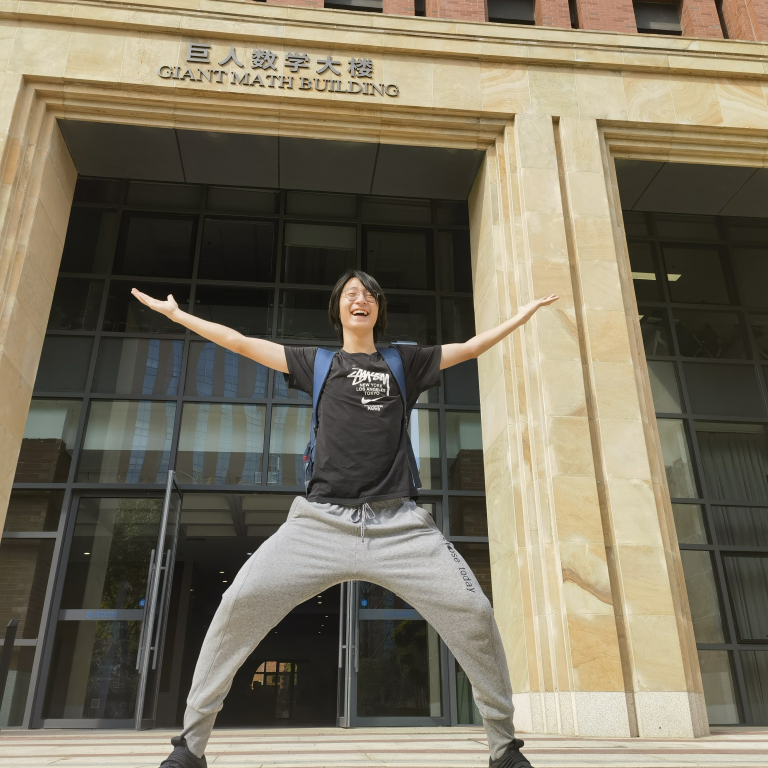
#> input picture npy/zsr_origin.png, 3072 x 3072 px (shown at 1/4 size)
$ python lifanhong.py
#> lines starting #> are read from the running program, lines starting #| are printed output that depends on the picture
import numpy as np
from PIL import Image

# 读取图片
img = Image.open('npy/zsr_origin.png')
#> img is the input picture: PIL image 3072x3072 RGB; mean R, G, B 122.2, 114.7, 95.8

# 转换为 512x512
img_resized = img.resize((512, 512), Image.LANCZOS)
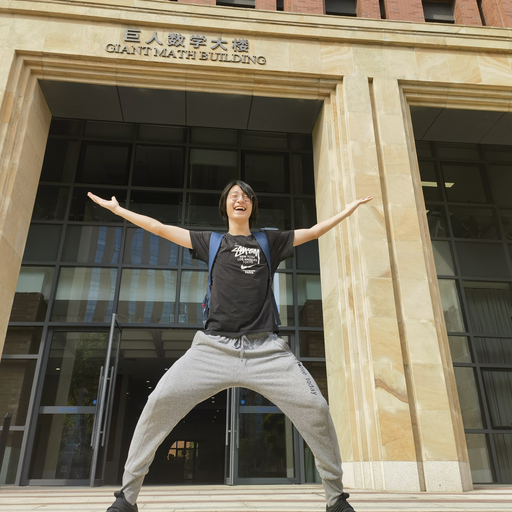
#> img_resized: PIL image 512x512 RGB; mean R, G, B 122.2, 114.7, 95.8

# 保存结果
img_resized.save('npy/zsr_512.png')

# # 如需转换为 numpy 数组
# img_array = np.array(img_resized)

# # 创建 512x512 的白色图像（255）
# mask = np.ones((512, 512), dtype=np.uint8) * 0

# # 计算黑色矩形区域的坐标
# left = 317
# bottom = 120
# width = 115
# height = 225
# # 注意：PIL和numpy的坐标原点在左上角，y轴向下
# # 所以左下角(320,120)转换为左上角(320, 512-120-225)
# top = 512 - bottom - height
# mask[top:top+height, left:left+width] = 255

# # 保存mask为图片
# mask_img = Image.fromarray(mask)
# mask_img.save('npy/mask2.png')

$ run again, with npy/init_pic.png copied over npy/zsr_origin.png
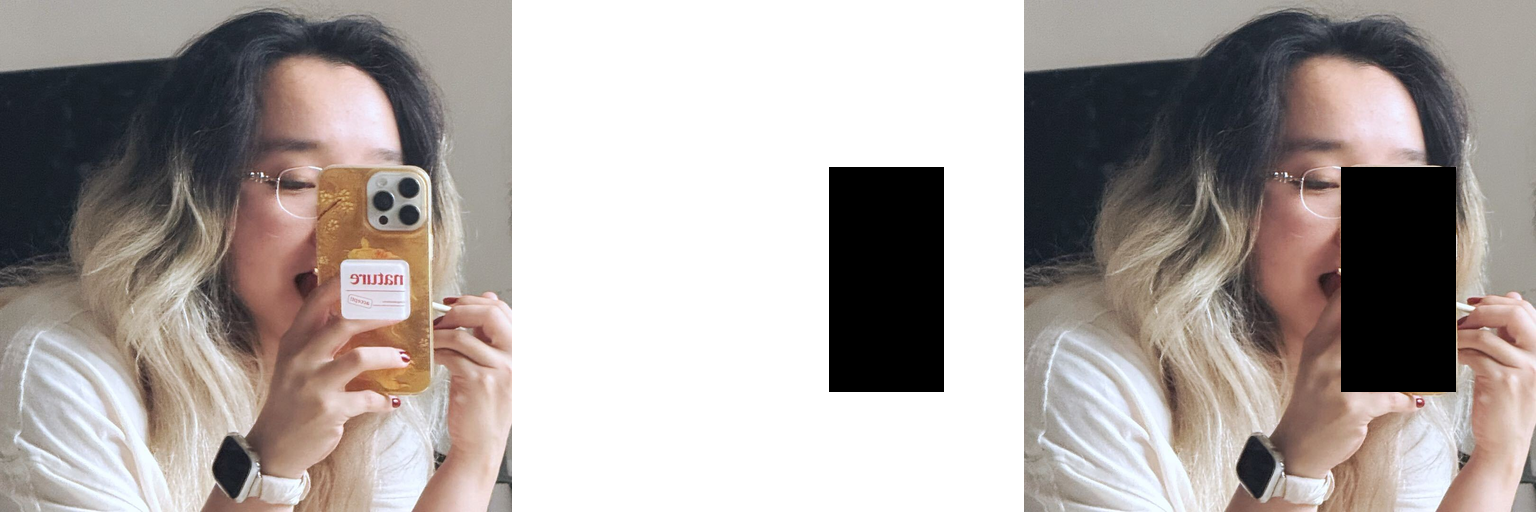
#> input picture npy/init_pic.png, 1536 x 512 px
#> img is the input picture: PIL image 1536x512 RGB; mean R, G, B 169.2, 161.6, 158.5
#> `img_resized = img.resize((512, 512), Image.LANCZOS)`:
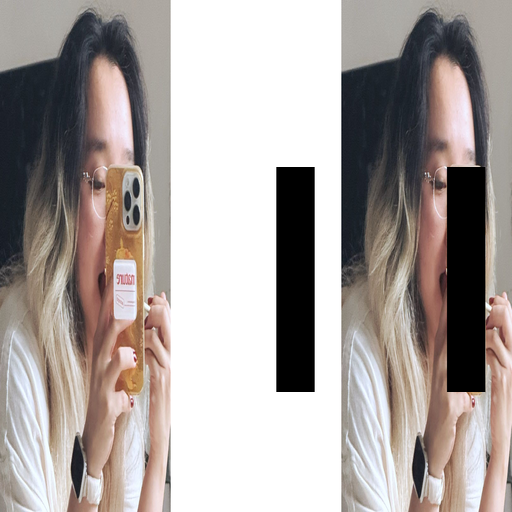
#> img_resized: PIL image 512x512 RGB; mean R, G, B 169.2, 161.6, 158.5

$ run again, with npy/lfh_origin.png copied over npy/zsr_origin.png
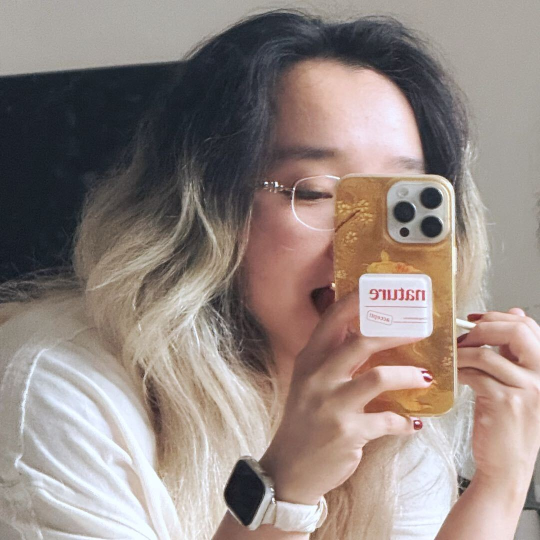
#> input picture npy/lfh_origin.png, 1080 x 1080 px (shown at 1/2 size)
#> img is the input picture: PIL image 1080x1080 RGB; mean R, G, B 147.7, 134.6, 129
#> `img_resized = img.resize((512, 512), Image.LANCZOS)`:
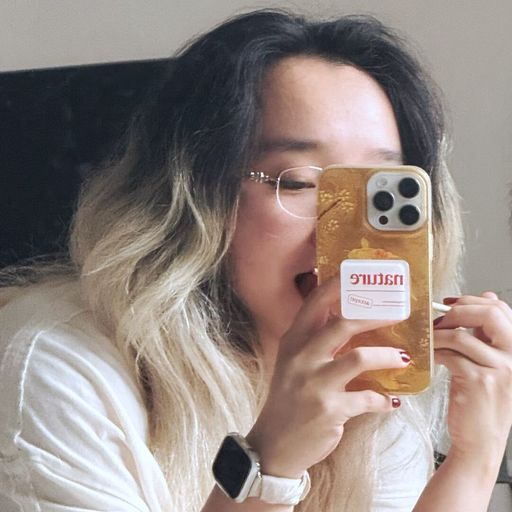
#> img_resized: PIL image 512x512 RGB; mean R, G, B 147.7, 134.6, 129
